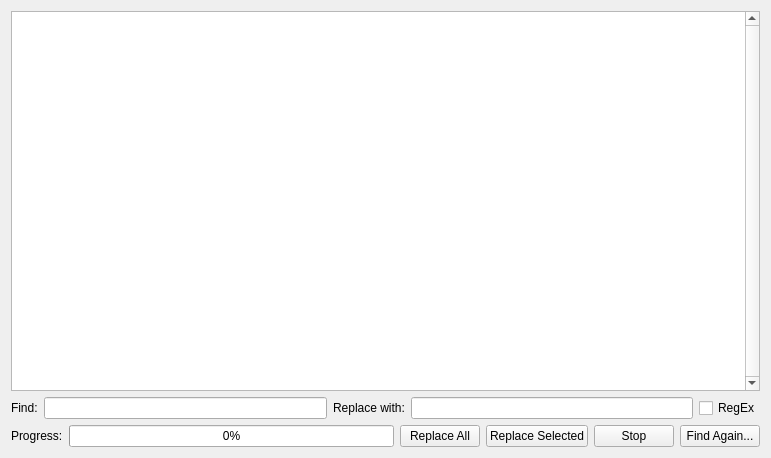
<?xml version="1.0" encoding="UTF-8"?>
<ui version="4.0">
 <class>findCommandResults</class>
 <widget class="QWidget" name="findCommandResults">
  <property name="geometry">
   <rect>
    <x>0</x>
    <y>0</y>
    <width>771</width>
    <height>458</height>
   </rect>
  </property>
  <property name="windowTitle">
   <string>Form</string>
  </property>
  <layout class="QVBoxLayout" name="verticalLayout">
   <item>
    <widget class="QTableView" name="resultsView">
     <property name="verticalScrollBarPolicy">
      <enum>Qt::ScrollBarAlwaysOn</enum>
     </property>
     <property name="selectionBehavior">
      <enum>QAbstractItemView::SelectRows</enum>
     </property>
     <attribute name="horizontalHeaderStretchLastSection">
      <bool>true</bool>
     </attribute>
    </widget>
   </item>
   <item>
    <layout class="QHBoxLayout" name="horizontalLayout_2">
     <item>
      <widget class="QLabel" name="label">
       <property name="text">
        <string>Find:</string>
       </property>
      </widget>
     </item>
     <item>
      <widget class="QLineEdit" name="replaceNameField"/>
     </item>
     <item>
      <widget class="QLabel" name="label_2">
       <property name="text">
        <string>Replace with:</string>
       </property>
      </widget>
     </item>
     <item>
      <widget class="QLineEdit" name="replaceValueField"/>
     </item>
     <item>
      <widget class="QCheckBox" name="checkBox">
       <property name="text">
        <string>RegEx</string>
       </property>
      </widget>
     </item>
    </layout>
   </item>
   <item>
    <layout class="QHBoxLayout" name="horizontalLayout">
     <item>
      <widget class="QLabel" name="label_11">
       <property name="text">
        <string>Progress:</string>
       </property>
      </widget>
     </item>
     <item>
      <widget class="QProgressBar" name="progressBar">
       <property name="value">
        <number>0</number>
       </property>
      </widget>
     </item>
     <item>
      <widget class="QPushButton" name="replaceAllButton">
       <property name="text">
        <string>Replace All</string>
       </property>
      </widget>
     </item>
     <item>
      <widget class="QPushButton" name="replaceSelectedButton">
       <property name="text">
        <string>Replace Selected</string>
       </property>
      </widget>
     </item>
     <item>
      <widget class="QPushButton" name="stopButton">
       <property name="text">
        <string>Stop</string>
       </property>
      </widget>
     </item>
     <item>
      <widget class="QPushButton" name="findAgainButton">
       <property name="text">
        <string>Find Again...</string>
       </property>
      </widget>
     </item>
    </layout>
   </item>
  </layout>
 </widget>
 <resources/>
 <connections/>
</ui>
